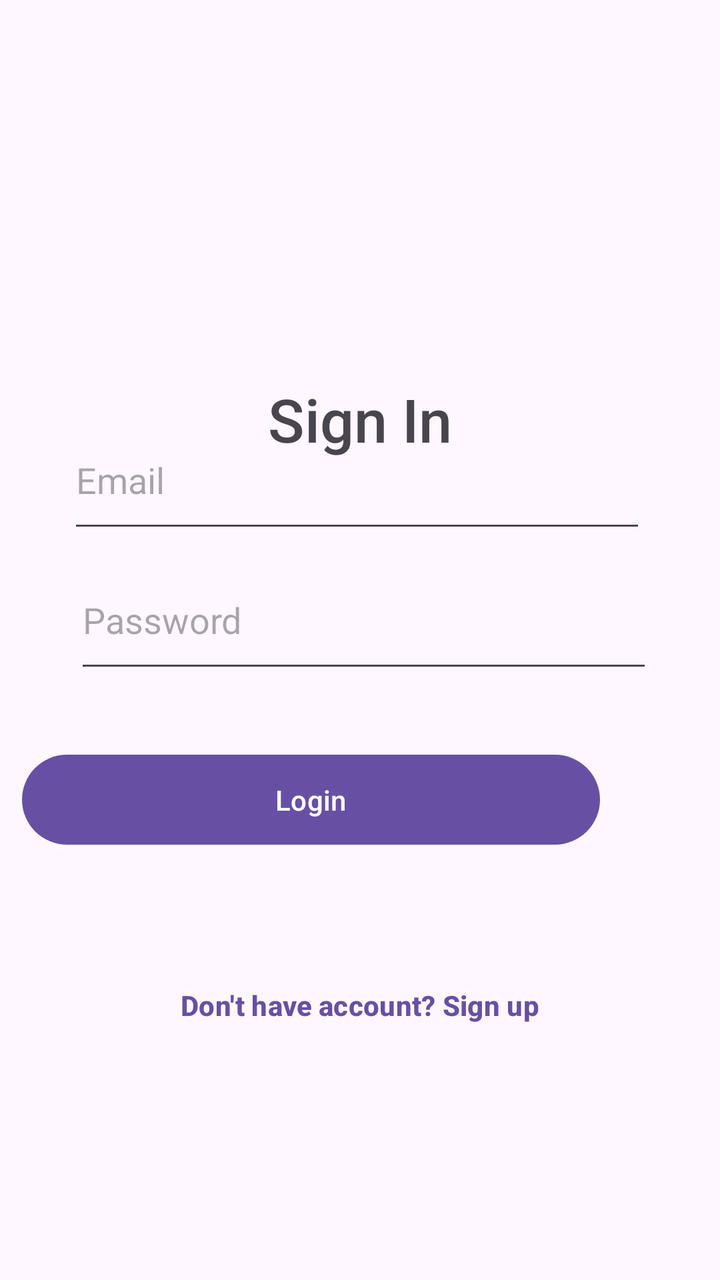
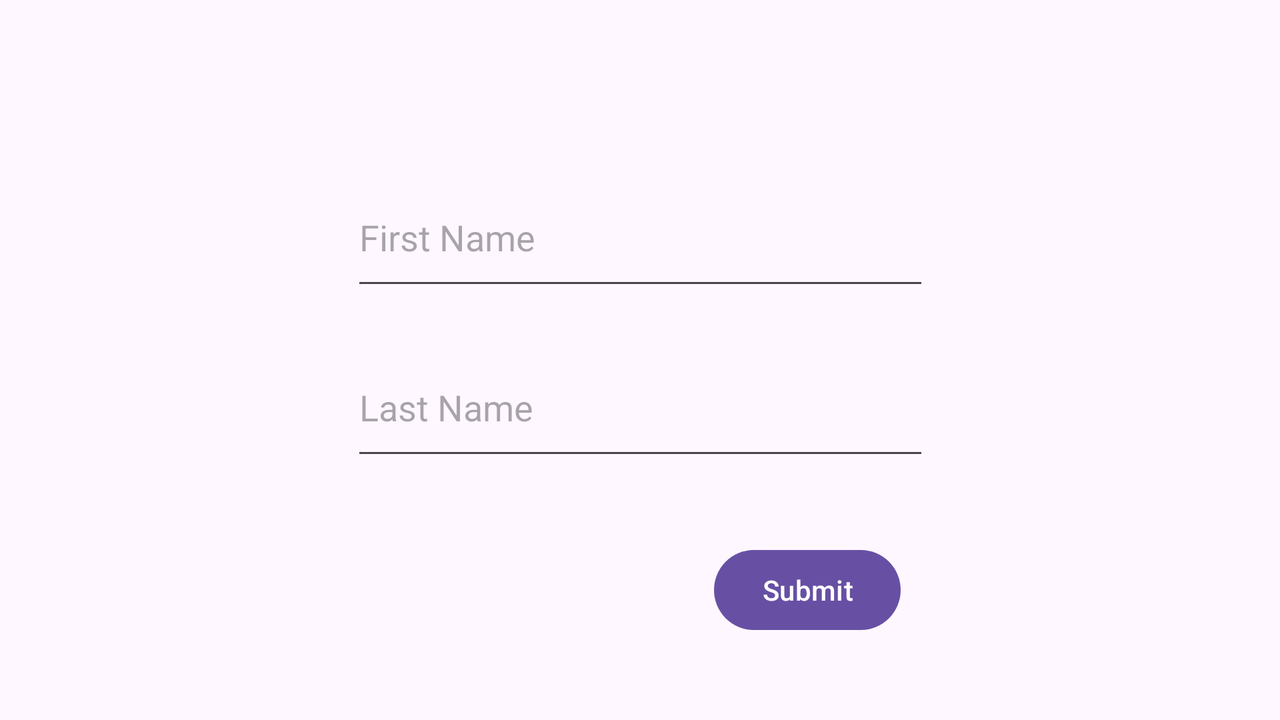

Two renders of one Android screen. The first uses the default layout on a phone; the second uses the alternative layout the repository ships for a different screen configuration, on a matching device. The two XML files are below.
<!-- AndroidManifest.xml: application theme Theme.AndroidPracticeHub -->
<!-- res/layout/activity_main.xml -->
<?xml version="1.0" encoding="utf-8"?>
<androidx.constraintlayout.widget.ConstraintLayout xmlns:android="http://schemas.android.com/apk/res/android"
    xmlns:app="http://schemas.android.com/apk/res-auto"
    xmlns:tools="http://schemas.android.com/tools"
    android:layout_width="match_parent"
    android:layout_height="match_parent"
    tools:context=".LoginActivity">

    <ImageView
        android:id="@+id/SplashScreenImage"
        android:layout_width="202dp"
        android:layout_height="108dp"
        android:src="@drawable/football"
        app:layout_constraintBottom_toBottomOf="parent"
        app:layout_constraintEnd_toEndOf="parent"
        app:layout_constraintHorizontal_bias="0.497"
        app:layout_constraintStart_toStartOf="parent"
        app:layout_constraintTop_toTopOf="parent"
        app:layout_constraintVertical_bias="0.085" />

    <EditText
        android:id="@+id/emailTextField"
        android:layout_width="289dp"
        android:layout_height="66dp"
        android:layout_marginStart="96dp"
        android:layout_marginEnd="101dp"
        android:layout_marginBottom="204dp"
        android:ems="10"
        android:hint="Email"
        android:inputType="text"
        android:text=""
        app:layout_constraintBottom_toBottomOf="parent"
        app:layout_constraintEnd_toEndOf="parent"
        app:layout_constraintHorizontal_bias="0.493"
        app:layout_constraintStart_toStartOf="parent"
        app:layout_constraintTop_toTopOf="parent"
        app:layout_constraintVertical_bias="0.555" />

    <EditText
        android:id="@+id/passwordTextField"
        android:layout_width="289dp"
        android:layout_height="66dp"
        android:layout_marginStart="96dp"
        android:layout_marginEnd="101dp"
        android:layout_marginBottom="204dp"
        android:ems="10"
        android:hint="Password"
        android:inputType="textPassword"
        android:text=""
        app:layout_constraintBottom_toBottomOf="parent"
        app:layout_constraintEnd_toEndOf="parent"
        app:layout_constraintHorizontal_bias="0.466"
        app:layout_constraintStart_toStartOf="parent"
        app:layout_constraintTop_toTopOf="parent"
        app:layout_constraintVertical_bias="0.744" />

    <Button
        android:id="@+id/btnSignIn"
        android:layout_width="289dp"
        android:layout_height="53dp"
        android:layout_marginTop="32dp"
        android:layout_marginEnd="60dp"
        android:text="Login"
        app:layout_constraintEnd_toEndOf="parent"
        app:layout_constraintTop_toBottomOf="@+id/passwordTextField" />

    <TextView
        android:id="@+id/signInText"
        android:layout_width="wrap_content"
        android:layout_height="wrap_content"
        android:layout_marginTop="144dp"
        android:fontFamily="sans-serif-medium"
        android:text="Sign In"
        android:textSize="30sp"
        app:layout_constraintEnd_toEndOf="parent"
        app:layout_constraintStart_toStartOf="parent"
        app:layout_constraintTop_toTopOf="@+id/SplashScreenImage" />

    <Button
        android:id="@+id/btnSignUp"
        android:layout_width="238dp"
        android:layout_height="43dp"
        android:layout_marginBottom="116dp"
        android:fontFamily="sans-serif-medium"
        android:background="@android:color/transparent"
        android:text="Don't have account? Sign up"
        android:textColor="#6750A3"
        android:textStyle="bold"
        app:layout_constraintBottom_toBottomOf="parent"
        app:layout_constraintEnd_toEndOf="parent"
        app:layout_constraintHorizontal_bias="0.497"
        app:layout_constraintStart_toStartOf="parent" />


</androidx.constraintlayout.widget.ConstraintLayout>
<!-- resources referenced by this layout -->
<resources>
  <style name="Theme.AndroidPracticeHub" parent="Base.Theme.AndroidPracticeHub" />
  <style name="Base.Theme.AndroidPracticeHub" parent="Theme.Material3.DayNight.NoActionBar">
          
          
      </style>
</resources>
<!-- res/layout-land/activity_main.xml (the repository's variant of the layout above) -->
<!-- drawn on the phone turned sideways -->
<?xml version="1.0" encoding="utf-8"?>
<androidx.constraintlayout.widget.ConstraintLayout xmlns:android="http://schemas.android.com/apk/res/android"
    xmlns:app="http://schemas.android.com/apk/res-auto"
    xmlns:tools="http://schemas.android.com/tools"
    android:layout_width="match_parent"
    android:layout_height="match_parent"
    tools:context=".LoginActivity">

    <EditText
        android:id="@+id/editText"
        android:layout_width="289dp"
        android:layout_height="66dp"
        android:layout_marginTop="84dp"
        android:ems="10"
        android:hint="First Name"
        android:inputType="text"
        android:text=""
        app:layout_constraintEnd_toEndOf="parent"
        app:layout_constraintStart_toStartOf="parent"
        app:layout_constraintTop_toTopOf="parent" />

    <EditText
        android:id="@+id/passwordTextField"
        android:layout_width="289dp"
        android:layout_height="66dp"
        android:layout_marginTop="19dp"
        android:ems="10"
        android:hint="Last Name"
        android:inputType="text"
        android:text=""
        app:layout_constraintEnd_toEndOf="parent"
        app:layout_constraintHorizontal_bias="0.5"
        app:layout_constraintStart_toStartOf="parent"
        app:layout_constraintTop_toBottomOf="@+id/editText" />

    <Button
        android:id="@+id/btnSignIn"
        android:layout_width="wrap_content"
        android:layout_height="wrap_content"
        android:layout_marginTop="36dp"
        android:text="Submit"
        app:layout_constraintEnd_toEndOf="parent"
        app:layout_constraintHorizontal_bias="0.653"
        app:layout_constraintStart_toStartOf="parent"
        app:layout_constraintTop_toBottomOf="@+id/passwordTextField" />


</androidx.constraintlayout.widget.ConstraintLayout>
